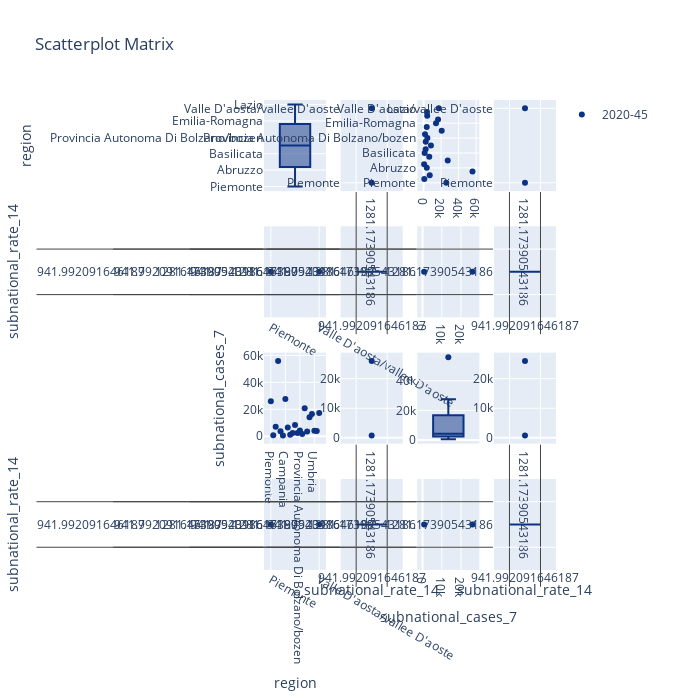

The code cell stored with this chart in its notebook:
### Code cell
import plotly.figure_factory as ff
# scatter matrix
fig = ff.create_scatterplotmatrix(it.loc[:,['week','','subnational_rate_14','subnational_cases_7','subnational_rate_14' ]], diag='box', index='week',colormap='Portland',
                                  colormap_type='cat',
                                  height=700, width=700)
iplot(fig)

### Figure 1 — Plotly figure (JSON) as saved in the notebook; plotly's stock layout.template omitted (floating-point values rounded to 4 significant figures)
{"data": [{"marker": {"color": "rgb(12, 51, 131)"}, "showlegend": false, "type": "box", "xaxis": "x", "y": ["Piemonte", "Valle D'aosta/vallee D'aoste", "Liguria", "Lombardia", "Abruzzo", "Molise", "Campania", "Puglia", "Basilicata", "Calabria", "Sicilia", "Sardegna", "Provincia Autonoma Di Bolzano/bozen", "Provincia Autonoma Di Trento", "Veneto", "Friuli-Venezia Giulia", "Emilia-Romagna", "Toscana", "Umbria", "Marche", "Lazio"], "yaxis": "y"}, {"marker": {"color": "rgb(12, 51, 131)", "size": 6}, "mode": "markers", "name": "2020-45", "showlegend": true, "type": "scatter", "x": [[942.0, 942.0], [1281.0, 1281.0], [797.8, 797.8], [1019.0, 1019.0], [486.7, 486.7], [377.9, 377.9], [804.7, 804.7], [269.3, 269.3], [332.9, 332.9], [190.2, 190.2], [279.4, 279.4], [269.8, 269.8], [1264.0, 1264.0], [550.9, 550.9], [703.2, 703.2], [519.4, 519.4], [541.5, 541.5], [801.8, 801.8], [836.8, 836.8], [458.5, 458.5], [510.9, 510.9]], "xaxis": "x2", "y": ["Piemonte", "Valle D'aosta/vallee D'aoste", "Liguria", "Lombardia", "Abruzzo", "Molise", "Campania", "Puglia", "Basilicata", "Calabria", "Sicilia", "Sardegna", "Provincia Autonoma Di Bolzano/bozen", "Provincia Autonoma Di Trento", "Veneto", "Friuli-Venezia Giulia", "Emilia-Romagna", "Toscana", "Umbria", "Marche", "Lazio"], "yaxis": "y2"}, {"marker": {"color": "rgb(12, 51, 131)", "size": 6}, "mode": "markers", "name": "2020-45", "showlegend": false, "type": "scatter", "x": [25992, 839, 7025, 55902, 3624, 643, 27578, 6503, 1195, 2344, 8417, 2434, 4356, 1608, 20695, 3586, 14183, 16539, 4113, 3874, 17335], "xaxis": "x3", "y": ["Piemonte", "Valle D'aosta/vallee D'aoste", "Liguria", "Lombardia", "Abruzzo", "Molise", "Campania", "Puglia", "Basilicata", "Calabria", "Sicilia", "Sardegna", "Provincia Autonoma Di Bolzano/bozen", "Provincia Autonoma Di Trento", "Veneto", "Friuli-Venezia Giulia", "Emilia-Romagna", "Toscana", "Umbria", "Marche", "Lazio"], "yaxis": "y3"}, {"marker": {"color": "rgb(12, 51, 131)", "size": 6}, "mode": "markers", "name": "2020-45", "showlegend": false, "type": "scatter", "x": [[942.0, 942.0], [1281.0, 1281.0], [797.8, 797.8], [1019.0, 1019.0], [486.7, 486.7], [377.9, 377.9], [804.7, 804.7], [269.3, 269.3], [332.9, 332.9], [190.2, 190.2], [279.4, 279.4], [269.8, 269.8], [1264.0, 1264.0], [550.9, 550.9], [703.2, 703.2], [519.4, 519.4], [541.5, 541.5], [801.8, 801.8], [836.8, 836.8], [458.5, 458.5], [510.9, 510.9]], "xaxis": "x4", "y": ["Piemonte", "Valle D'aosta/vallee D'aoste", "Liguria", "Lombardia", "Abruzzo", "Molise", "Campania", "Puglia", "Basilicata", "Calabria", "Sicilia", "Sardegna", "Provincia Autonoma Di Bolzano/bozen", "Provincia Autonoma Di Trento", "Veneto", "Friuli-Venezia Giulia", "Emilia-Romagna", "Toscana", "Umbria", "Marche", "Lazio"], "yaxis": "y4"}, {"marker": {"color": "rgb(12, 51, 131)", "size": 6}, "mode": "markers", "name": "2020-45", "showlegend": false, "type": "scatter", "x": ["Piemonte", "Valle D'aosta/vallee D'aoste", "Liguria", "Lombardia", "Abruzzo", "Molise", "Campania", "Puglia", "Basilicata", "Calabria", "Sicilia", "Sardegna", "Provincia Autonoma Di Bolzano/bozen", "Provincia Autonoma Di Trento", "Veneto", "Friuli-Venezia Giulia", "Emilia-Romagna", "Toscana", "Umbria", "Marche", "Lazio"], "xaxis": "x5", "y": [[942.0, 942.0], [1281.0, 1281.0], [797.8, 797.8], [1019.0, 1019.0], [486.7, 486.7], [377.9, 377.9], [804.7, 804.7], [269.3, 269.3], [332.9, 332.9], [190.2, 190.2], [279.4, 279.4], [269.8, 269.8], [1264.0, 1264.0], [550.9, 550.9], [703.2, 703.2], [519.4, 519.4], [541.5, 541.5], [801.8, 801.8], [836.8, 836.8], [458.5, 458.5], [510.9, 510.9]], "yaxis": "y5"}, {"marker": {"color": "rgb(12, 51, 131)"}, "showlegend": false, "type": "box", "xaxis": "x6", "y": [[942.0, 942.0], [1281.0, 1281.0], [797.8, 797.8], [1019.0, 1019.0], [486.7, 486.7], [377.9, 377.9], [804.7, 804.7], [269.3, 269.3], [332.9, 332.9], [190.2, 190.2], [279.4, 279.4], [269.8, 269.8], [1264.0, 1264.0], [550.9, 550.9], [703.2, 703.2], [519.4, 519.4], [541.5, 541.5], [801.8, 801.8], [836.8, 836.8], [458.5, 458.5], [510.9, 510.9]], "yaxis": "y6"}, {"marker": {"color": "rgb(12, 51, 131)", "size": 6}, "mode": "markers", "name": "2020-45", "showlegend": false, "type": "scatter", "x": [25992, 839, 7025, 55902, 3624, 643, 27578, 6503, 1195, 2344, 8417, 2434, 4356, 1608, 20695, 3586, 14183, 16539, 4113, 3874, 17335], "xaxis": "x7", "y": [[942.0, 942.0], [1281.0, 1281.0], [797.8, 797.8], [1019.0, 1019.0], [486.7, 486.7], [377.9, 377.9], [804.7, 804.7], [269.3, 269.3], [332.9, 332.9], [190.2, 190.2], [279.4, 279.4], [269.8, 269.8], [1264.0, 1264.0], [550.9, 550.9], [703.2, 703.2], [519.4, 519.4], [541.5, 541.5], [801.8, 801.8], [836.8, 836.8], [458.5, 458.5], [510.9, 510.9]], "yaxis": "y7"}, {"marker": {"color": "rgb(12, 51, 131)"}, "showlegend": false, "type": "box", "xaxis": "x8", "y": [[942.0, 942.0], [1281.0, 1281.0], [797.8, 797.8], [1019.0, 1019.0], [486.7, 486.7], [377.9, 377.9], [804.7, 804.7], [269.3, 269.3], [332.9, 332.9], [190.2, 190.2], [279.4, 279.4], [269.8, 269.8], [1264.0, 1264.0], [550.9, 550.9], [703.2, 703.2], [519.4, 519.4], [541.5, 541.5], [801.8, 801.8], [836.8, 836.8], [458.5, 458.5], [510.9, 510.9]], "yaxis": "y8"}, {"marker": {"color": "rgb(12, 51, 131)", "size": 6}, "mode": "markers", "name": "2020-45", "showlegend": false, "type": "scatter", "x": ["Piemonte", "Valle D'aosta/vallee D'aoste", "Liguria", "Lombardia", "Abruzzo", "Molise", "Campania", "Puglia", "Basilicata", "Calabria", "Sicilia", "Sardegna", "Provincia Autonoma Di Bolzano/bozen", "Provincia Autonoma Di Trento", "Veneto", "Friuli-Venezia Giulia", "Emilia-Romagna", "Toscana", "Umbria", "Marche", "Lazio"], "xaxis": "x9", "y": [25992, 839, 7025, 55902, 3624, 643, 27578, 6503, 1195, 2344, 8417, 2434, 4356, 1608, 20695, 3586, 14183, 16539, 4113, 3874, 17335], "yaxis": "y9"}, {"marker": {"color": "rgb(12, 51, 131)", "size": 6}, "mode": "markers", "name": "2020-45", "showlegend": false, "type": "scatter", "x": [[942.0, 942.0], [1281.0, 1281.0], [797.8, 797.8], [1019.0, 1019.0], [486.7, 486.7], [377.9, 377.9], [804.7, 804.7], [269.3, 269.3], [332.9, 332.9], [190.2, 190.2], [279.4, 279.4], [269.8, 269.8], [1264.0, 1264.0], [550.9, 550.9], [703.2, 703.2], [519.4, 519.4], [541.5, 541.5], [801.8, 801.8], [836.8, 836.8], [458.5, 458.5], [510.9, 510.9]], "xaxis": "x10", "y": [25992, 839, 7025, 55902, 3624, 643, 27578, 6503, 1195, 2344, 8417, 2434, 4356, 1608, 20695, 3586, 14183, 16539, 4113, 3874, 17335], "yaxis": "y10"}, {"marker": {"color": "rgb(12, 51, 131)"}, "showlegend": false, "type": "box", "xaxis": "x11", "y": [25992, 839, 7025, 55902, 3624, 643, 27578, 6503, 1195, 2344, 8417, 2434, 4356, 1608, 20695, 3586, 14183, 16539, 4113, 3874, 17335], "yaxis": "y11"}, {"marker": {"color": "rgb(12, 51, 131)", "size": 6}, "mode": "markers", "name": "2020-45", "showlegend": false, "type": "scatter", "x": [[942.0, 942.0], [1281.0, 1281.0], [797.8, 797.8], [1019.0, 1019.0], [486.7, 486.7], [377.9, 377.9], [804.7, 804.7], [269.3, 269.3], [332.9, 332.9], [190.2, 190.2], [279.4, 279.4], [269.8, 269.8], [1264.0, 1264.0], [550.9, 550.9], [703.2, 703.2], [519.4, 519.4], [541.5, 541.5], [801.8, 801.8], [836.8, 836.8], [458.5, 458.5], [510.9, 510.9]], "xaxis": "x12", "y": [25992, 839, 7025, 55902, 3624, 643, 27578, 6503, 1195, 2344, 8417, 2434, 4356, 1608, 20695, 3586, 14183, 16539, 4113, 3874, 17335], "yaxis": "y12"}, {"marker": {"color": "rgb(12, 51, 131)", "size": 6}, "mode": "markers", "name": "2020-45", "showlegend": false, "type": "scatter", "x": ["Piemonte", "Valle D'aosta/vallee D'aoste", "Liguria", "Lombardia", "Abruzzo", "Molise", "Campania", "Puglia", "Basilicata", "Calabria", "Sicilia", "Sardegna", "Provincia Autonoma Di Bolzano/bozen", "Provincia Autonoma Di Trento", "Veneto", "Friuli-Venezia Giulia", "Emilia-Romagna", "Toscana", "Umbria", "Marche", "Lazio"], "xaxis": "x13", "y": [[942.0, 942.0], [1281.0, 1281.0], [797.8, 797.8], [1019.0, 1019.0], [486.7, 486.7], [377.9, 377.9], [804.7, 804.7], [269.3, 269.3], [332.9, 332.9], [190.2, 190.2], [279.4, 279.4], [269.8, 269.8], [1264.0, 1264.0], [550.9, 550.9], [703.2, 703.2], [519.4, 519.4], [541.5, 541.5], [801.8, 801.8], [836.8, 836.8], [458.5, 458.5], [510.9, 510.9]], "yaxis": "y13"}, {"marker": {"color": "rgb(12, 51, 131)"}, "showlegend": false, "type": "box", "xaxis": "x14", "y": [[942.0, 942.0], [1281.0, 1281.0], [797.8, 797.8], [1019.0, 1019.0], [486.7, 486.7], [377.9, 377.9], [804.7, 804.7], [269.3, 269.3], [332.9, 332.9], [190.2, 190.2], [279.4, 279.4], [269.8, 269.8], [1264.0, 1264.0], [550.9, 550.9], [703.2, 703.2], [519.4, 519.4], [541.5, 541.5], [801.8, 801.8], [836.8, 836.8], [458.5, 458.5], [510.9, 510.9]], "yaxis": "y14"}, {"marker": {"color": "rgb(12, 51, 131)", "size": 6}, "mode": "markers", "name": "2020-45", "showlegend": false, "type": "scatter", "x": [25992, 839, 7025, 55902, 3624, 643, 27578, 6503, 1195, 2344, 8417, 2434, 4356, 1608, 20695, 3586, 14183, 16539, 4113, 3874, 17335], "xaxis": "x15", "y": [[942.0, 942.0], [1281.0, 1281.0], [797.8, 797.8], [1019.0, 1019.0], [486.7, 486.7], [377.9, 377.9], [804.7, 804.7], [269.3, 269.3], [332.9, 332.9], [190.2, 190.2], [279.4, 279.4], [269.8, 269.8], [1264.0, 1264.0], [550.9, 550.9], [703.2, 703.2], [519.4, 519.4], [541.5, 541.5], [801.8, 801.8], [836.8, 836.8], [458.5, 458.5], [510.9, 510.9]], "yaxis": "y15"}, {"marker": {"color": "rgb(12, 51, 131)"}, "showlegend": false, "type": "box", "xaxis": "x16", "y": [[942.0, 942.0], [1281.0, 1281.0], [797.8, 797.8], [1019.0, 1019.0], [486.7, 486.7], [377.9, 377.9], [804.7, 804.7], [269.3, 269.3], [332.9, 332.9], [190.2, 190.2], [279.4, 279.4], [269.8, 269.8], [1264.0, 1264.0], [550.9, 550.9], [703.2, 703.2], [519.4, 519.4], [541.5, 541.5], [801.8, 801.8], [836.8, 836.8], [458.5, 458.5], [510.9, 510.9]], "yaxis": "y16"}], "layout": {"height": 700, "showlegend": true, "title": {"text": "Scatterplot Matrix"}, "width": 700, "xaxis": {"anchor": "y", "domain": [0, 0.2125], "showticklabels": false}, "xaxis10": {"anchor": "y10", "domain": [0.2625, 0.475]}, "xaxis11": {"anchor": "y11", "domain": [0.525, 0.7375], "showticklabels": false}, "xaxis12": {"anchor": "y12", "domain": [0.7875, 1]}, "xaxis13": {"anchor": "y13", "domain": [0, 0.2125], "title": {"text": "region"}}, "xaxis14": {"anchor": "y14", "domain": [0.2625, 0.475], "showticklabels": false, "title": {"text": "subnational_rate_14"}}, "xaxis15": {"anchor": "y15", "domain": [0.525, 0.7375], "title": {"text": "subnational_cases_7"}}, "xaxis16": {"anchor": "y16", "domain": [0.7875, 1], "showticklabels": false, "title": {"text": "subnational_rate_14"}}, "xaxis2": {"anchor": "y2", "domain": [0.2625, 0.475]}, "xaxis3": {"anchor": "y3", "domain": [0.525, 0.7375]}, "xaxis4": {"anchor": "y4", "domain": [0.7875, 1]}, "xaxis5": {"anchor": "y5", "domain": [0, 0.2125]}, "xaxis6": {"anchor": "y6", "domain": [0.2625, 0.475], "showticklabels": false}, "xaxis7": {"anchor": "y7", "domain": [0.525, 0.7375]}, "xaxis8": {"anchor": "y8", "domain": [0.7875, 1], "showticklabels": false}, "xaxis9": {"anchor": "y9", "domain": [0, 0.2125]}, "yaxis": {"anchor": "x", "domain": [0.8063, 1], "title": {"text": "region"}}, "yaxis10": {"anchor": "x10", "domain": [0.2687, 0.4625]}, "yaxis11": {"anchor": "x11", "domain": [0.2687, 0.4625]}, "yaxis12": {"anchor": "x12", "domain": [0.2687, 0.4625]}, "yaxis13": {"anchor": "x13", "domain": [0, 0.1938], "title": {"text": "subnational_rate_14"}}, "yaxis14": {"anchor": "x14", "domain": [0, 0.1938]}, "yaxis15": {"anchor": "x15", "domain": [0, 0.1938]}, "yaxis16": {"anchor": "x16", "domain": [0, 0.1938]}, "yaxis2": {"anchor": "x2", "domain": [0.8063, 1]}, "yaxis3": {"anchor": "x3", "domain": [0.8063, 1]}, "yaxis4": {"anchor": "x4", "domain": [0.8063, 1]}, "yaxis5": {"anchor": "x5", "domain": [0.5375, 0.7312], "title": {"text": "subnational_rate_14"}}, "yaxis6": {"anchor": "x6", "domain": [0.5375, 0.7312]}, "yaxis7": {"anchor": "x7", "domain": [0.5375, 0.7312]}, "yaxis8": {"anchor": "x8", "domain": [0.5375, 0.7312]}, "yaxis9": {"anchor": "x9", "domain": [0.2687, 0.4625], "title": {"text": "subnational_cases_7"}}}}
